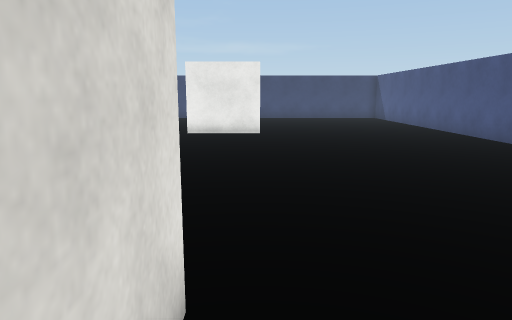
[1] (above)

16 first-person views from a walk through a Unity game level. The camera is 1.5 m above the floor, tilts 10° down and sees 70° across. The floor is counted in squares, 1 m on a side. Each view is taken from the middle of a square. On the plan, view 1 faces up. The plan holds only what a view shows up to about 16 squares ahead; the rest is blank. The place goes on beyond the plan. The player character is not drawn. Surface patterns are stand-ins for the level's own textures.

[2]
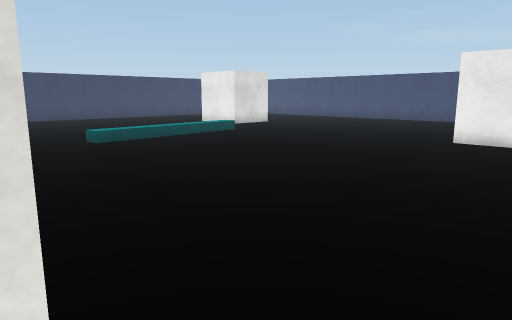

[3]
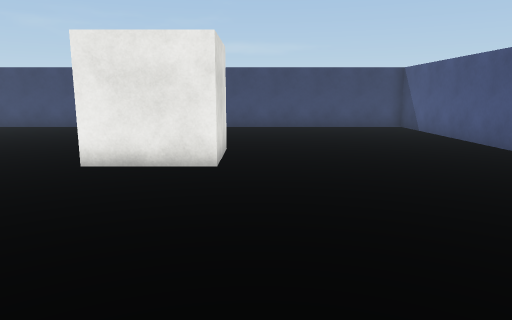

[4]
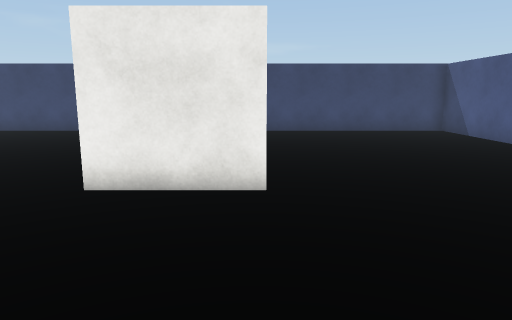

[5]
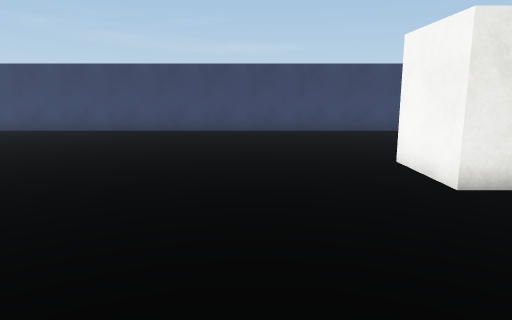

[6]
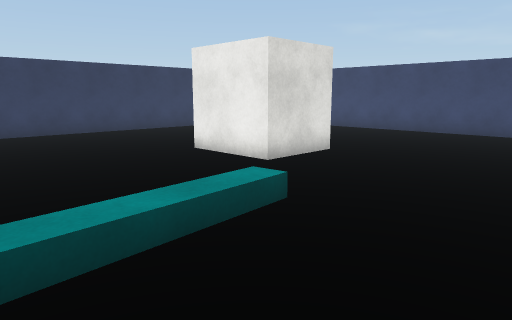

[7]
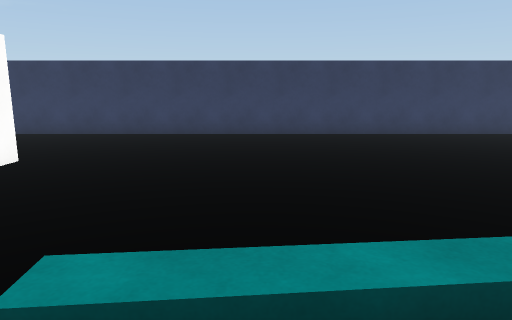

[8]
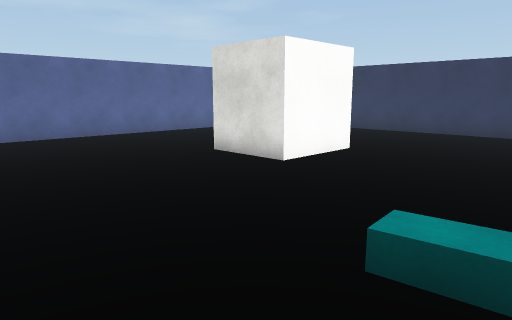

[9]
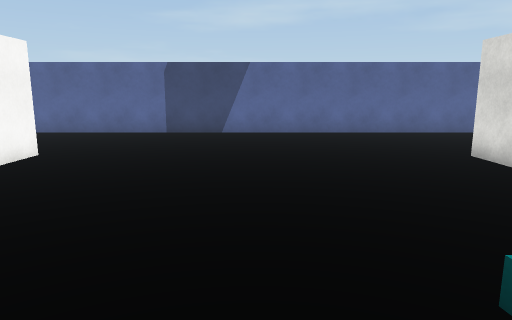

[10]
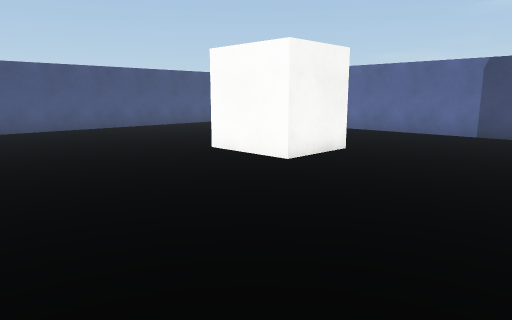

[11]
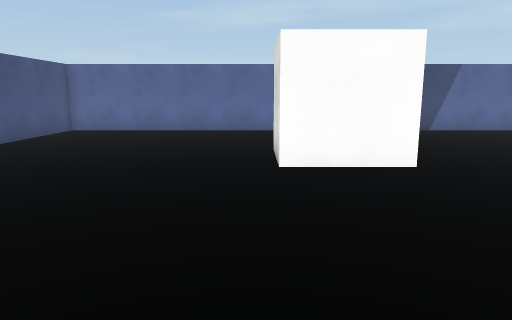

[12]
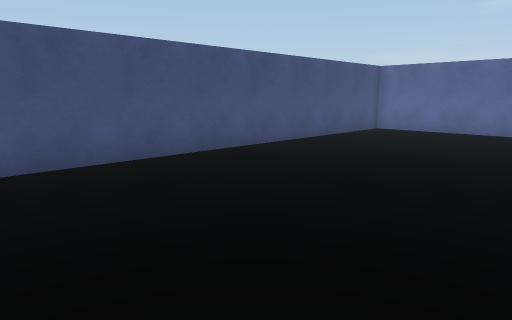

[13]
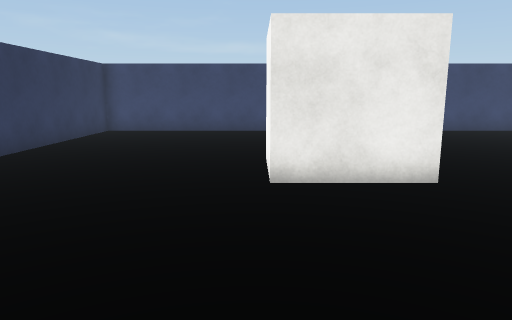

[14]
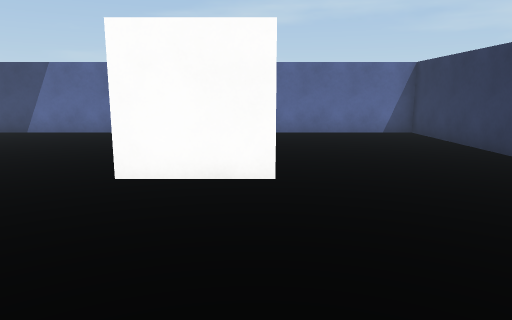

[15]
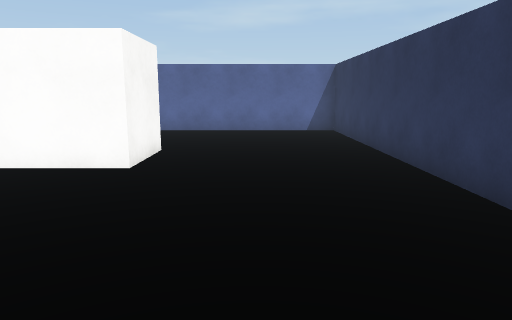

[16]
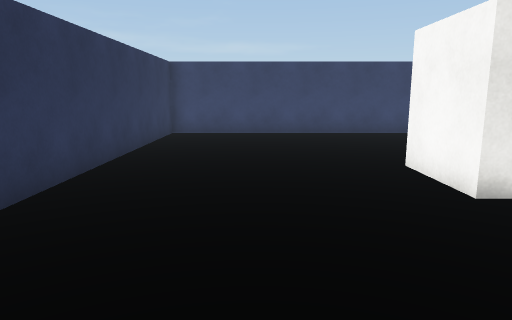

### Floor plan
Points are (right, up) in squares from view 1. A wall is a line through its corners. A room is listed if a view was taken in it or the views show most of it. See-through windows are left out.
Room 1 (views 1, 2, 3, 4, 5, 6, 7, 8, 9, 10, 11, 12, 13, 14, 15, 16)
walls: (-3.4, -0.4) (-3.4, 2.5) (-0.5, 2.5) (-0.5, -0.1); (-13.8, 17.9) (-13.8, 15.2) (-16.8, 15.2) (-16.8, 17.9); (0.2, 17.4) (0.2, 14.7) (-2.8, 14.7) (-2.8, 17.4); (-17.4, -0.1) (-17.4, 2.5) (-14.4, 2.5) (-14.4, -0.1); (8, 11.5) (8, 24.8) (-23.4, 24.8) (-23.4, -6) (8, -6) (8, 8.8)

Where each view was taken, in squares from view 1:
view 1: 0 up, 0 right, facing up
view 2: 2 up, 1 right, facing up-left
view 3: 7 up, 1 right, facing up
view 4: 9 up, 0 right, facing up
view 5: 9 up, 6 left, facing up
view 6: 9 up, 8 left, facing up-left
view 7: 8 up, 9 left, facing left
view 8: 8 up, 8 left, facing down-left
view 9: 9 up, 9 left, facing down
view 10: 9 up, 9 left, facing down-right
view 11: 10 up, 0 right, facing down
view 12: 10 up, 0 right, facing down-right
view 13: 9 up, 17 left, facing up
view 14: 9 up, 17 left, facing down
view 15: 10 up, 20 left, facing down
view 16: 10 up, 20 left, facing up
